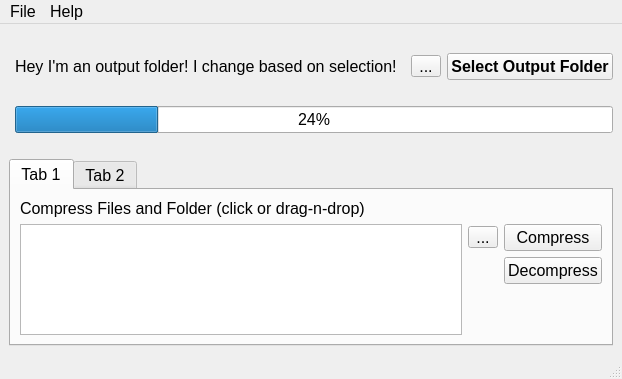
<?xml version="1.0" encoding="UTF-8"?>
<ui version="4.0">
 <class>MainWindow</class>
 <widget class="QMainWindow" name="MainWindow">
  <property name="geometry">
   <rect>
    <x>0</x>
    <y>0</y>
    <width>610</width>
    <height>379</height>
   </rect>
  </property>
  <property name="font">
   <font>
    <pointsize>12</pointsize>
   </font>
  </property>
  <property name="windowTitle">
   <string>Killing Floor 1 Redirect Tool</string>
  </property>
  <widget class="QWidget" name="centralwidget">
   <layout class="QGridLayout" name="gridLayout_2">
    <item row="8" column="1">
     <spacer name="horizontalSpacer_4">
      <property name="orientation">
       <enum>Qt::Horizontal</enum>
      </property>
      <property name="sizeHint" stdset="0">
       <size>
        <width>40</width>
        <height>20</height>
       </size>
      </property>
     </spacer>
    </item>
    <item row="0" column="1">
     <spacer name="horizontalSpacer_3">
      <property name="orientation">
       <enum>Qt::Horizontal</enum>
      </property>
      <property name="sizeHint" stdset="0">
       <size>
        <width>40</width>
        <height>20</height>
       </size>
      </property>
     </spacer>
    </item>
    <item row="4" column="1">
     <layout class="QGridLayout" name="gridLayout_4" columnstretch="1,0,0">
      <item row="1" column="2">
       <widget class="QPushButton" name="pushButton_5">
        <property name="font">
         <font>
          <pointsize>12</pointsize>
          <bold>true</bold>
         </font>
        </property>
        <property name="text">
         <string>Select Output Folder</string>
        </property>
       </widget>
      </item>
      <item row="1" column="1">
       <widget class="QToolButton" name="toolButton_3">
        <property name="maximumSize">
         <size>
          <width>16777215</width>
          <height>22</height>
         </size>
        </property>
        <property name="text">
         <string>...</string>
        </property>
       </widget>
      </item>
      <item row="1" column="0">
       <widget class="QLabel" name="label_3">
        <property name="text">
         <string>Hey I'm an output folder! I change based on selection!</string>
        </property>
       </widget>
      </item>
     </layout>
    </item>
    <item row="5" column="1">
     <spacer name="horizontalSpacer_2">
      <property name="orientation">
       <enum>Qt::Horizontal</enum>
      </property>
      <property name="sizeHint" stdset="0">
       <size>
        <width>40</width>
        <height>20</height>
       </size>
      </property>
     </spacer>
    </item>
    <item row="12" column="0" colspan="2">
     <widget class="QTabWidget" name="tabWidget">
      <property name="currentIndex">
       <number>0</number>
      </property>
      <widget class="QWidget" name="tab">
       <attribute name="title">
        <string>Tab 1</string>
       </attribute>
       <layout class="QGridLayout" name="gridLayout_3">
        <item row="0" column="0">
         <layout class="QGridLayout" name="gridLayout">
          <item row="1" column="0" rowspan="3">
           <widget class="QListWidget" name="listWidget"/>
          </item>
          <item row="1" column="2">
           <widget class="QPushButton" name="pushButton">
            <property name="text">
             <string>Compress</string>
            </property>
           </widget>
          </item>
          <item row="1" column="1">
           <widget class="QToolButton" name="toolButton">
            <property name="maximumSize">
             <size>
              <width>16777215</width>
              <height>22</height>
             </size>
            </property>
            <property name="text">
             <string>...</string>
            </property>
           </widget>
          </item>
          <item row="2" column="2">
           <widget class="QPushButton" name="pushButton_2">
            <property name="text">
             <string>Decompress</string>
            </property>
           </widget>
          </item>
          <item row="0" column="0" colspan="3">
           <widget class="QLabel" name="label">
            <property name="maximumSize">
             <size>
              <width>16777215</width>
              <height>22</height>
             </size>
            </property>
            <property name="text">
             <string>Compress Files and Folder (click or drag-n-drop)</string>
            </property>
           </widget>
          </item>
         </layout>
        </item>
       </layout>
      </widget>
      <widget class="QWidget" name="tab_2">
       <attribute name="title">
        <string>Tab 2</string>
       </attribute>
       <layout class="QGridLayout" name="gridLayout_5">
        <item row="1" column="1">
         <layout class="QGridLayout" name="gridLayout_8" rowstretch="0,0,1" columnstretch="0,1,1">
          <item row="0" column="0">
           <widget class="QLabel" name="label_6">
            <property name="maximumSize">
             <size>
              <width>16777215</width>
              <height>22</height>
             </size>
            </property>
            <property name="text">
             <string>Hey I'm the game folder! I change based on selection!</string>
            </property>
           </widget>
          </item>
          <item row="1" column="0">
           <widget class="QPushButton" name="pushButton_4">
            <property name="font">
             <font>
              <pointsize>12</pointsize>
             </font>
            </property>
            <property name="toolTip">
             <string>&lt;html&gt;&lt;head/&gt;&lt;body&gt;&lt;p&gt;Compress all compressible content of the game.&lt;/p&gt;&lt;/body&gt;&lt;/html&gt;</string>
            </property>
            <property name="text">
             <string>Compress Everything</string>
            </property>
           </widget>
          </item>
          <item row="2" column="0">
           <widget class="QPushButton" name="pushButton_3">
            <property name="toolTip">
             <string>&lt;html&gt;&lt;head/&gt;&lt;body&gt;&lt;p&gt;Open Output folder to check it.&lt;/p&gt;&lt;/body&gt;&lt;/html&gt;</string>
            </property>
            <property name="text">
             <string>Open Output</string>
            </property>
           </widget>
          </item>
          <item row="0" column="2">
           <widget class="QPushButton" name="pushButton_9">
            <property name="maximumSize">
             <size>
              <width>16777215</width>
              <height>22</height>
             </size>
            </property>
            <property name="font">
             <font>
              <pointsize>12</pointsize>
              <bold>true</bold>
             </font>
            </property>
            <property name="text">
             <string>Select Game Folder</string>
            </property>
           </widget>
          </item>
          <item row="0" column="1">
           <widget class="QToolButton" name="toolButton_5">
            <property name="maximumSize">
             <size>
              <width>16777215</width>
              <height>22</height>
             </size>
            </property>
            <property name="text">
             <string>...</string>
            </property>
           </widget>
          </item>
         </layout>
        </item>
       </layout>
      </widget>
     </widget>
    </item>
    <item row="6" column="1">
     <widget class="QProgressBar" name="progressBar">
      <property name="value">
       <number>24</number>
      </property>
     </widget>
    </item>
   </layout>
  </widget>
  <widget class="QMenuBar" name="menubar">
   <property name="geometry">
    <rect>
     <x>0</x>
     <y>0</y>
     <width>610</width>
     <height>28</height>
    </rect>
   </property>
   <widget class="QMenu" name="menusoo">
    <property name="title">
     <string>File</string>
    </property>
    <widget class="QMenu" name="menuRecent_Output_Folders">
     <property name="title">
      <string>Recent Output Folders</string>
     </property>
     <addaction name="actionoutput"/>
    </widget>
    <widget class="QMenu" name="menuRecent_Game_Folders">
     <property name="title">
      <string>Recent Game Folders</string>
     </property>
     <addaction name="actiongame"/>
    </widget>
    <addaction name="separator"/>
    <addaction name="menuRecent_Output_Folders"/>
    <addaction name="menuRecent_Game_Folders"/>
    <addaction name="separator"/>
    <addaction name="actionQuit"/>
   </widget>
   <widget class="QMenu" name="menuHelp">
    <property name="title">
     <string>Help</string>
    </property>
    <addaction name="actionAbout_Redirect_Tool"/>
   </widget>
   <addaction name="menusoo"/>
   <addaction name="menuHelp"/>
  </widget>
  <widget class="QStatusBar" name="statusbar"/>
  <action name="actionoutput">
   <property name="text">
    <string>output!</string>
   </property>
  </action>
  <action name="actiongame">
   <property name="text">
    <string>game!</string>
   </property>
  </action>
  <action name="actionQuit">
   <property name="text">
    <string>Quit</string>
   </property>
  </action>
  <action name="actionAbout_Redirect_Tool">
   <property name="text">
    <string>About Redirect Tool</string>
   </property>
  </action>
 </widget>
 <resources/>
 <connections/>
</ui>
